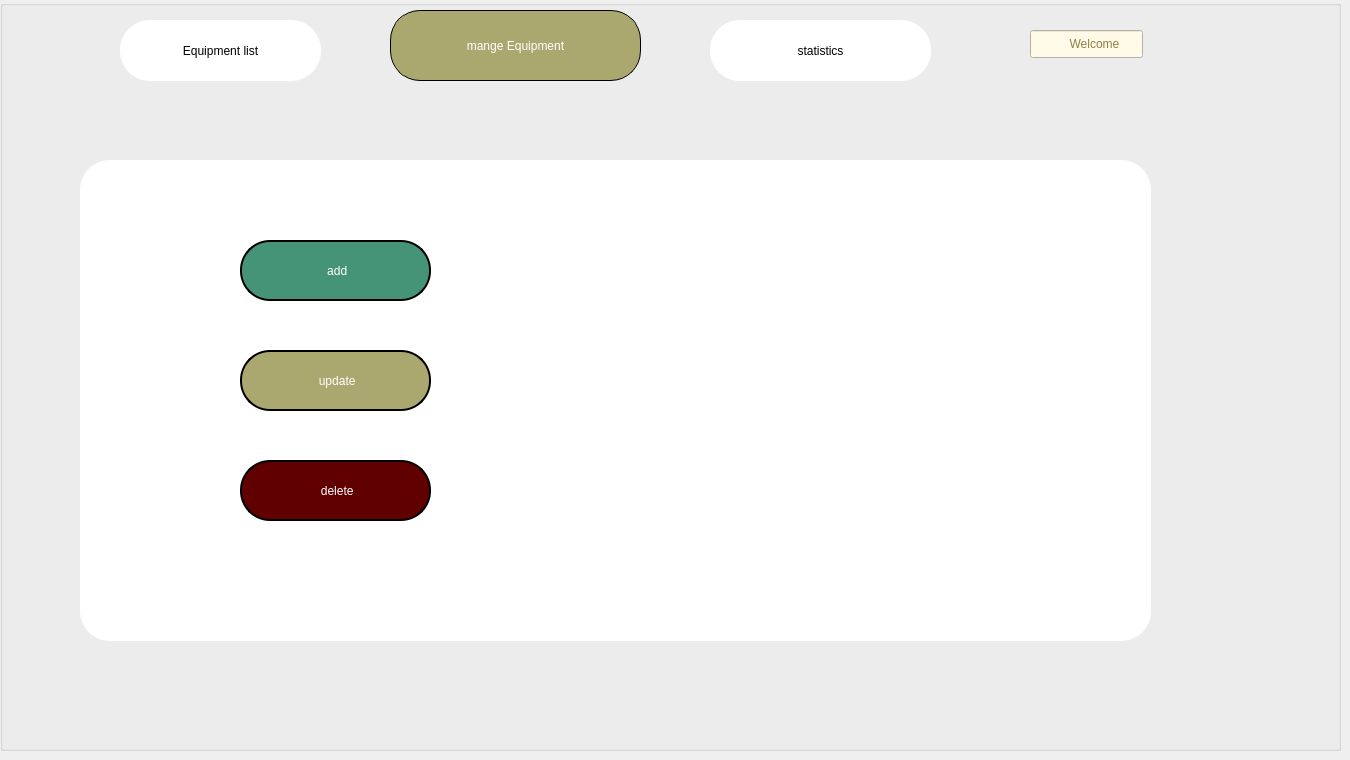
      <widget class="QWidget" name="mangepage">
       <widget class="QGroupBox" name="groupBox_3">
        <property name="geometry">
         <rect>
          <x>0</x>
          <y>0</y>
          <width>1341</width>
          <height>751</height>
         </rect>
        </property>
        <property name="title">
         <string/>
        </property>
        <widget class="QPushButton" name="pushButton_9">
         <property name="geometry">
          <rect>
           <x>390</x>
           <y>10</y>
           <width>251</width>
           <height>71</height>
          </rect>
         </property>
         <property name="focusPolicy">
          <enum>Qt::FocusPolicy::ClickFocus</enum>
         </property>
         <property name="styleSheet">
          <string notr="true">border: 1px solid black;
color: rgb(255, 255, 255);
font: 700 15pt &quot;Terminal&quot;;
background-color: rgb(171, 168, 111);
border-radius:30px;
</string>
         </property>
         <property name="text">
          <string>mange Equipment</string>
         </property>
        </widget>
        <widget class="QPushButton" name="pushButton_11">
         <property name="geometry">
          <rect>
           <x>710</x>
           <y>20</y>
           <width>221</width>
           <height>61</height>
          </rect>
         </property>
         <property name="focusPolicy">
          <enum>Qt::FocusPolicy::ClickFocus</enum>
         </property>
         <property name="styleSheet">
          <string notr="true">background-color: rgb(255, 255, 255);
color: rgb(0, 0, 0);
font: 700 15pt &quot;Terminal&quot;;
border-radius:30px;</string>
         </property>
         <property name="text">
          <string>statistics</string>
         </property>
        </widget>
        <widget class="QLineEdit" name="lineEdit_5">
         <property name="geometry">
          <rect>
           <x>1030</x>
           <y>30</y>
           <width>113</width>
           <height>28</height>
          </rect>
         </property>
         <property name="styleSheet">
          <string notr="true">background-color: rgb(255, 249, 231);
font: 20pt &quot;Rage Italic&quot;;
color: rgb(148, 125, 66);</string>
         </property>
         <property name="text">
          <string>           Welcome</string>
         </property>
         <property name="dragEnabled">
          <bool>false</bool>
         </property>
        </widget>
        <widget class="QPushButton" name="pushButton_12">
         <property name="geometry">
          <rect>
           <x>120</x>
           <y>20</y>
           <width>201</width>
           <height>61</height>
          </rect>
         </property>
         <property name="focusPolicy">
          <enum>Qt::FocusPolicy::ClickFocus</enum>
         </property>
         <property name="styleSheet">
          <string notr="true">font: 700 15pt &quot;Terminal&quot;;
background-color: rgb(255, 255, 255);
color: rgb(0, 0, 0);
border-radius:30px;
</string>
         </property>
         <property name="text">
          <string>Equipment list</string>
         </property>
        </widget>
        <widget class="QLabel" name="label_22">
         <property name="geometry">
          <rect>
           <x>1130</x>
           <y>30</y>
           <width>63</width>
           <height>61</height>
          </rect>
         </property>
         <property name="text">
          <string/>
         </property>
         <property name="pixmap">
          <pixmap>E:/home page/user (1).png</pixmap>
         </property>
         <property name="scaledContents">
          <bool>true</bool>
         </property>
        </widget>
        <widget class="QFrame" name="frame_3">
         <property name="geometry">
          <rect>
           <x>80</x>
           <y>160</y>
           <width>1071</width>
           <height>481</height>
          </rect>
         </property>
         <property name="styleSheet">
          <string notr="true">font: italic 9pt &quot;Terminal&quot;;
background-color: rgb(255, 255, 255);
color: rgb(0, 0, 0);
border-radius:30px;
</string>
         </property>
         <property name="frameShape">
          <enum>QFrame::Shape::StyledPanel</enum>
         </property>
         <property name="frameShadow">
          <enum>QFrame::Shadow::Raised</enum>
         </property>
         <widget class="QPushButton" name="ad">
          <property name="geometry">
           <rect>
            <x>160</x>
            <y>80</y>
            <width>191</width>
            <height>61</height>
           </rect>
          </property>
          <property name="focusPolicy">
           <enum>Qt::FocusPolicy::ClickFocus</enum>
          </property>
          <property name="styleSheet">
           <string notr="true">border: 1.5px solid black;
color: rgb(255, 255, 255);
font: 12pt &quot;Segoe UI&quot;;
background-color: rgb(171, 168, 111);
background-color: rgb(70, 148, 119);</string>
          </property>
          <property name="text">
           <string> add</string>
          </property>
          <property name="icon">
           <iconset resource="resources.qrc">
            <normaloff>:/home page/10608872-removebg-preview.png</normaloff>:/home page/10608872-removebg-preview.png</iconset>
          </property>
          <property name="iconSize">
           <size>
            <width>40</width>
            <height>40</height>
           </size>
          </property>
         </widget>
         <widget class="QPushButton" name="delete_3">
          <property name="geometry">
           <rect>
            <x>160</x>
            <y>300</y>
            <width>191</width>
            <height>61</height>
           </rect>
          </property>
          <property name="focusPolicy">
           <enum>Qt::FocusPolicy::ClickFocus</enum>
          </property>
          <property name="styleSheet">
           <string notr="true">border: 1.5px solid black;
color: rgb(255, 255, 255);
font: 12pt &quot;Segoe UI&quot;;
background-color: rgb(171, 168, 111);
background-color: rgb(97, 0, 0);
</string>
          </property>
          <property name="text">
           <string> delete</string>
          </property>
          <property name="icon">
           <iconset resource="resources.qrc">
            <normaloff>:/home page/bin.png</normaloff>:/home page/bin.png</iconset>
          </property>
          <property name="iconSize">
           <size>
            <width>36</width>
            <height>36</height>
           </size>
          </property>
         </widget>
         <widget class="QPushButton" name="update">
          <property name="geometry">
           <rect>
            <x>160</x>
            <y>190</y>
            <width>191</width>
            <height>61</height>
           </rect>
          </property>
          <property name="focusPolicy">
           <enum>Qt::FocusPolicy::ClickFocus</enum>
          </property>
          <property name="styleSheet">
           <string notr="true">border: 1.5px solid black;
color: rgb(255, 255, 255);
font: 12pt &quot;Segoe UI&quot;;
background-color: rgb(171, 168, 111);</string>
          </property>
          <property name="text">
           <string> update</string>
          </property>
          <property name="icon">
           <iconset resource="resources.qrc">
            <normaloff>:/home page/6402235.png</normaloff>:/home page/6402235.png</iconset>
          </property>
          <property name="iconSize">
           <size>
            <width>36</width>
            <height>36</height>
           </size>
          </property>
         </widget>
         <widget class="QPushButton" name="pushButton">
          <property name="geometry">
           <rect>
            <x>510</x>
            <y>90</y>
            <width>401</width>
            <height>301</height>
           </rect>
          </property>
          <property name="text">
           <string/>
          </property>
          <property name="icon">
           <iconset resource="resources.qrc">
            <normaloff>:/home page/image (1).png</normaloff>:/home page/image (1).png</iconset>
          </property>
          <property name="iconSize">
           <size>
            <width>250</width>
            <height>1330</height>
           </size>
          </property>
         </widget>
        </widget>
        <widget class="QLabel" name="label_36">
         <property name="geometry">
          <rect>
           <x>80</x>
           <y>20</y>
           <width>61</width>
           <height>61</height>
          </rect>
         </property>
         <property name="text">
          <string/>
         </property>
         <property name="pixmap">
          <pixmap resource="resources.qrc">:/home page/complete[1].png</pixmap>
         </property>
         <property name="scaledContents">
          <bool>true</bool>
         </property>
         <property name="openExternalLinks">
          <bool>true</bool>
         </property>
        </widget>
        <widget class="QLabel" name="img">
         <property name="geometry">
          <rect>
           <x>370</x>
           <y>20</y>
           <width>51</width>
           <height>51</height>
          </rect>
         </property>
         <property name="text">
          <string/>
         </property>
         <property name="pixmap">
          <pixmap resource="resources.qrc">:/home page/image (1).png</pixmap>
         </property>
         <property name="scaledContents">
          <bool>true</bool>
         </property>
        </widget>
        <widget class="QLabel" name="label_33">
         <property name="geometry">
          <rect>
           <x>1160</x>
           <y>10</y>
           <width>63</width>
           <height>61</height>
          </rect>
         </property>
         <property name="text">
          <string/>
         </property>
         <property name="pixmap">
          <pixmap resource="resources.qrc">:/home page/user (1).png</pixmap>
         </property>
         <property name="scaledContents">
          <bool>true</bool>
         </property>
        </widget>
        <widget class="QLabel" name="label_39">
         <property name="geometry">
          <rect>
           <x>690</x>
           <y>30</y>
           <width>51</width>
           <height>51</height>
          </rect>
         </property>
         <property name="text">
          <string/>
         </property>
         <property name="pixmap">
          <pixmap resource="resources.qrc">:/home page/2636315.png</pixmap>
         </property>
         <property name="scaledContents">
          <bool>true</bool>
         </property>
        </widget>
        <zorder>frame_3</zorder>
        <zorder>pushButton_9</zorder>
        <zorder>pushButton_11</zorder>
        <zorder>lineEdit_5</zorder>
        <zorder>pushButton_12</zorder>
        <zorder>label_22</zorder>
        <zorder>label_36</zorder>
        <zorder>img</zorder>
        <zorder>label_33</zorder>
        <zorder>label_39</zorder>
       </widget>
      </widget>
